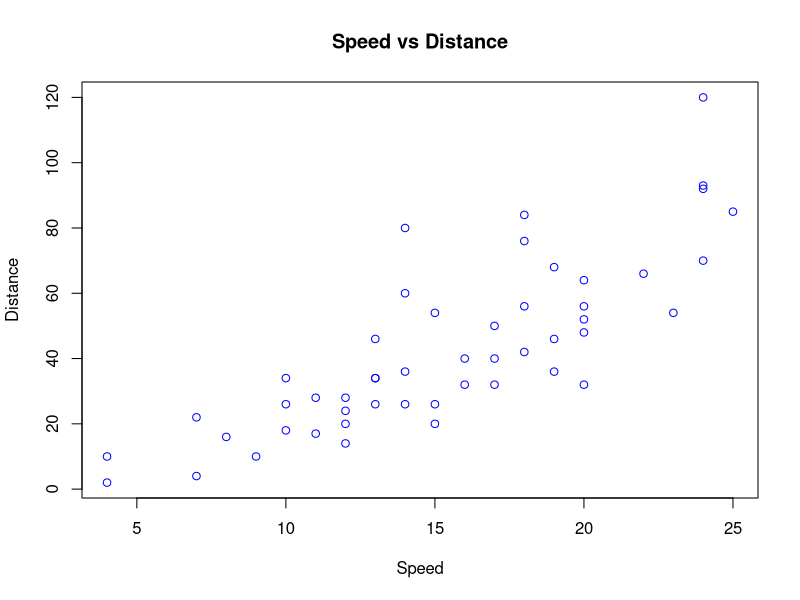
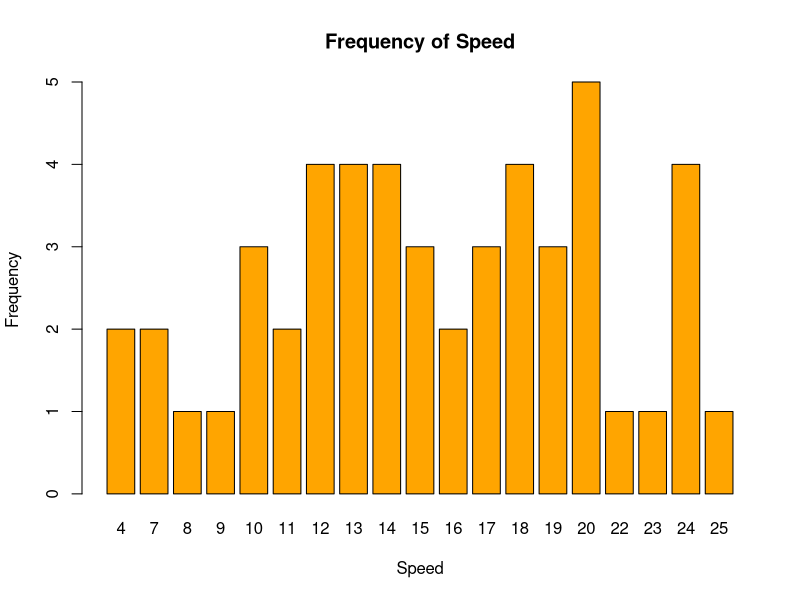
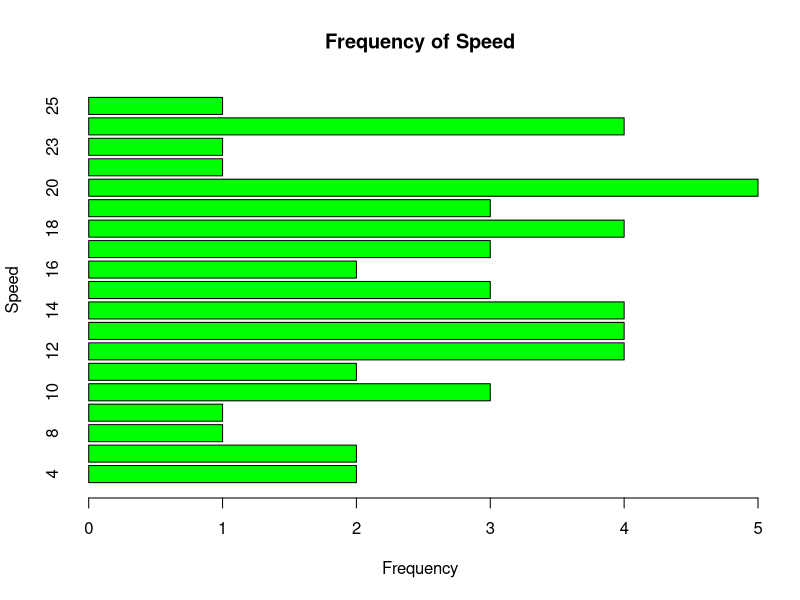
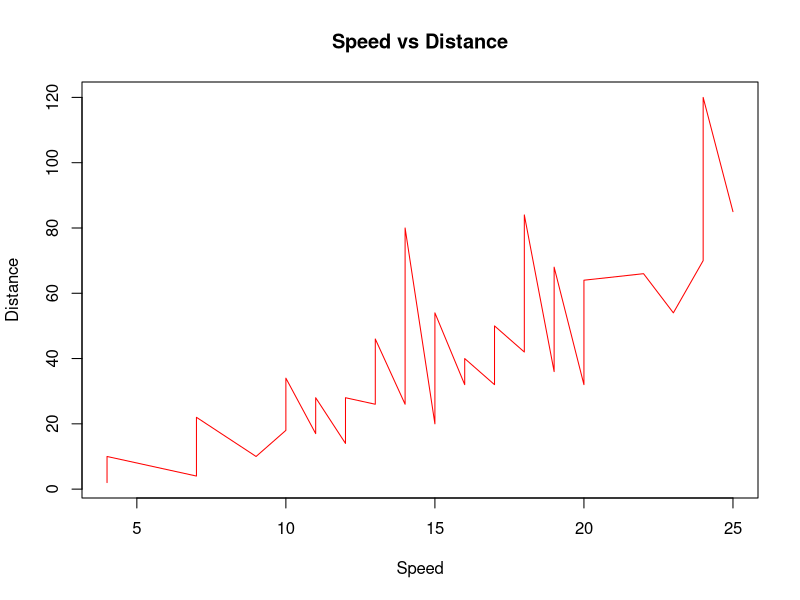
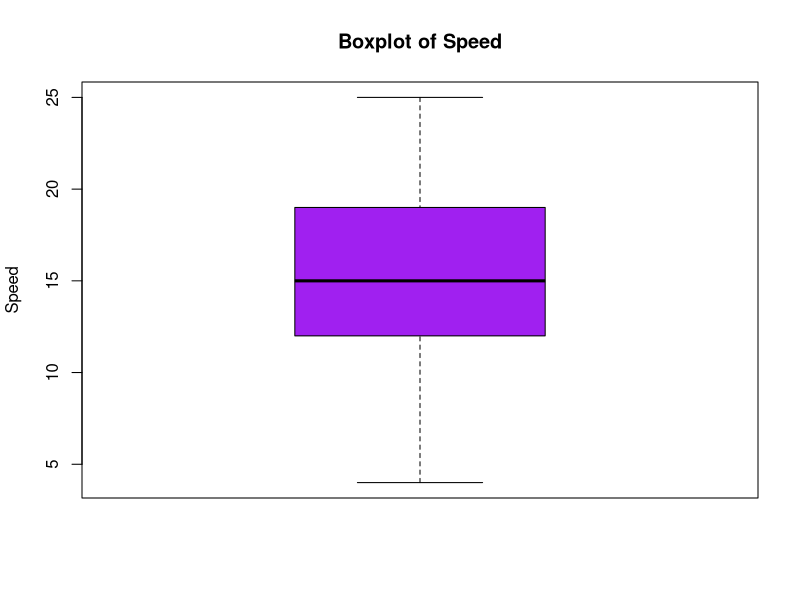
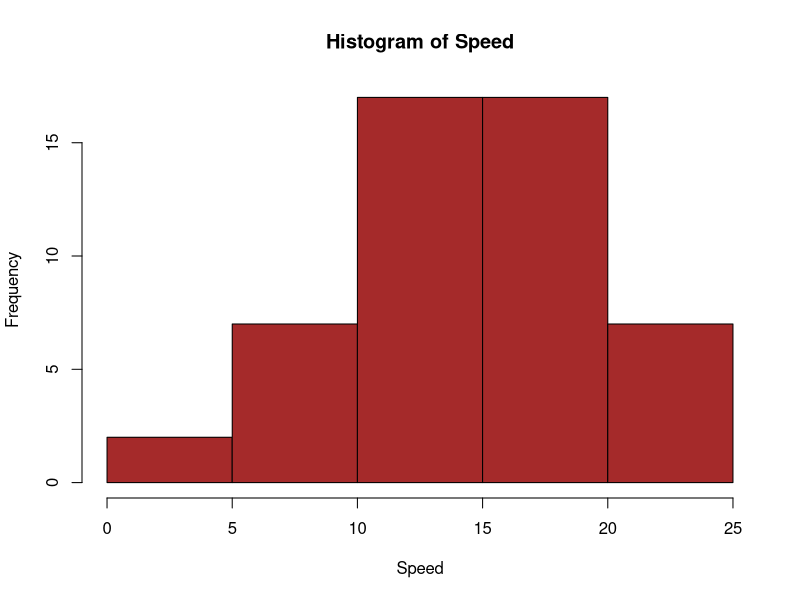
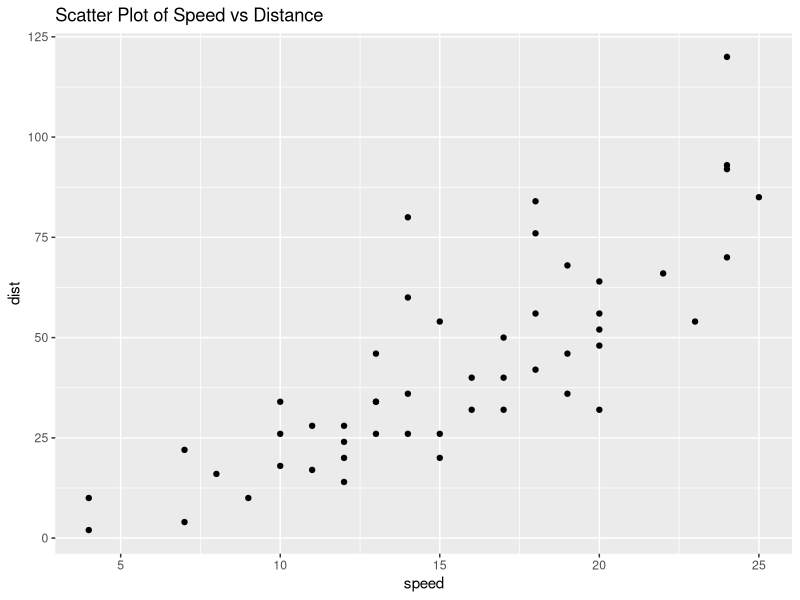

R code for these plots, in order:
## ---- chunk 1
knitr::opts_chunk$set(echo = TRUE)
## ---- chunk 2
d <- cars
head(d)
## ---- chunk 3
plot(x = d$speed, y = d$dist, main = "Speed vs Distance", xlab = "Speed", ylab = "Distance", col = "blue")
## ---- chunk 4
barplot(table(d$speed), main = "Frequency of Speed", xlab = "Speed", ylab = "Frequency", col = "orange")
## ---- chunk 5
barplot(table(d$speed), main = "Frequency of Speed", xlab = "Frequency", ylab = "Speed", horiz = TRUE, col = "green")
## ---- chunk 6
plot(x = d$speed, y = d$dist, type = "l", main = "Speed vs Distance", xlab = "Speed", ylab = "Distance", col = "red")
## ---- chunk 7
boxplot(d$speed, main = "Boxplot of Speed", ylab = "Speed", col = "purple")
## ---- chunk 8
hist(d$speed, main = "Histogram of Speed", xlab = "Speed", ylab = "Frequency", col = "brown")
## ---- chunk 9
library(ggplot2)
## ---- chunk 10
ggplot(data = d, aes(x = speed, y = dist)) + geom_point() + labs(title = "Scatter Plot of Speed vs Distance")
